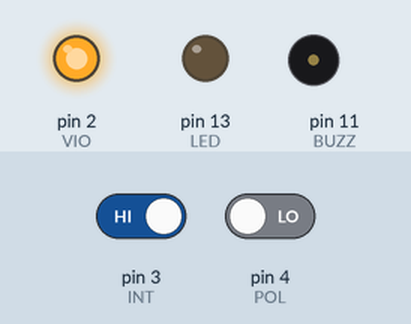
A sketch run on a simulated Arduino Uno, built with avr-gcc and run on an emulated ATmega328P. On the bench: output pins drawn as LEDs (lit = HIGH), buzzer (waves = sounding). The inputs (shaded band) are chosen by the test bench; at power-on: pin 3 (INT) HIGH, pin 4 (POL) LOW.

Above: at 1.2 s.
1.3 s: pin 3 (INT) driven LOW
Timing chart, 0 to 4.3 s (numbered marks = the images above; inputs shaded):
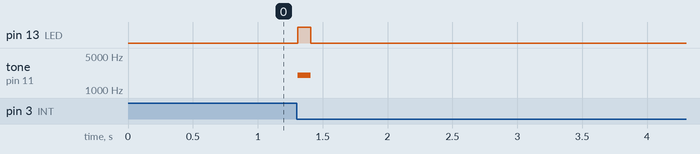

The sketch:

coulomb_7seg.ino
```cpp
// (licence header left out)
// We'll use the SoftwareSerial library to talk to the serial
// 7-segment display. TX on pin 8 is compatible with the
// 7 Segment Shield.

#include <SoftwareSerial.h>
SoftwareSerial Serial7Segment(7, 8); // RX pin, TX pin

// I/O pin definitions

// For this sketch we only need D3 and D4,
// but you can plug the board directly
// into the Arduino header (D2-D7) for convenience.

// (If you are not plugging the board directly into the
// header, you can remove all references to VIO, GND,
// CLR and SHDN.)

#define VIO 2 // Just used for the HIGH reference voltage
#define INT 3 // On 328 Arduinos, only pins 2 and 3 support interrupts
#define POL 4 // Polarity signal
#define GND 5 // Just used for the LOW reference voltage
#define CLR 6 // Unneeded in this sketch, set to input (hi-Z)
#define SHDN 7 // Unneeded in this sketch, set to input (hi-Z)

#define LED 13 // Standard Arduino LED (optional)
#define BUZZ 11 // Buzzer on pin 11 (optional)

// Change the following two lines to match YOUR battery
// and its initial state-of-charge:

volatile double battery_mAh = 110.0; // milliamp-hours (mAh)
volatile double battery_percent = 100.0;  // state-of-charge (percent)

// Global variables ("volatile" means the interrupt can
// change them behind the scenes):

volatile boolean isrflag;
volatile long int time, lasttime;
volatile double mA;
double ah_quanta = 0.17067759; // mAh for each INT
double percent_quanta; // calculate below

void setup()
{
  // Set up I/O pins:

  pinMode(GND,OUTPUT); // Make this pin LOW for "ground"
  digitalWrite(GND,LOW);

  pinMode(VIO,OUTPUT); // Make this pin HIGH for logic reference
  digitalWrite(VIO,HIGH);

  pinMode(INT,INPUT); // Interrupt input pin (must be D2 or D3)

  pinMode(POL,INPUT); // Polarity input pin

  pinMode(CLR,INPUT); // Unneeded, disabled by setting to input

  pinMode(SHDN,INPUT); // Unneeded, disabled by setting to input

  pinMode(LED,OUTPUT); // LED (optional)
  digitalWrite(LED,LOW);

  pinMode(BUZZ,OUTPUT); // Buzzer (optional)
  digitalWrite(BUZZ,LOW);

  // Set up serial 7-segment display

  Serial7Segment.begin(9600); // 9600 bps, TX on pin 8
  Serial7Segment.write('v');  // Reset the display

  // One INT is this many percent of battery capacity:

  percent_quanta = 1.0/(battery_mAh/1000.0*5859.0/100.0);

  // Enable active-low interrupts on D3 (INT1) to function myISR().
  // On 328 Arduinos, you may also use D2 (INT0), change '1' to '0'.

  isrflag = false;
  attachInterrupt(1,myISR,FALLING);
}

void loop()
{
  // If an interrupt occurs (tick from the Coulomb Counter),
  // it will set isrflag to true to let us know that something
  // changed.

  if (isrflag)
  {
    // Clear the flag (so we only run this once per int)
    isrflag = false;

    // Send the updated percent value to 7-segment display
    print7SegFloat(battery_percent);

    // Blink LED and buzzer (optional)
    digitalWrite(LED,HIGH);
    tone(BUZZ,2000);

    delay(100);

    digitalWrite(LED,LOW);
    noTone(BUZZ);
  }

  // You can put anything else you want in the main loop,
  // just be sure you check for isrflag at least every
  // half-second (which is the highest frequency you'll see
  // at the 1A maximum current through the Coulomb Counter).
}

void myISR()// Run automatically for falling edge on D3 (INT1)
{
  static boolean polarity;

  // Determine delay since last interrupt (for mA calculation)
  // Note that first interrupt will be incorrect (no previous time!)

  lasttime = time;
  time = micros();

  // Get polarity value

  polarity = digitalRead(POL);
  if (polarity) // high = charging
  {
    battery_mAh += ah_quanta;
    battery_percent += percent_quanta;
  }
  else // low = discharging
  {
    battery_mAh -= ah_quanta;
    battery_percent -= percent_quanta;
  }

  // Calculate mA from time delay (optional)

  mA = 614.4/((time-lasttime)/1000000.0);

  // If charging, we'll set mA negative (optional)

  if (polarity) mA = mA * -1.0;

  // Set isrflag so main loop knows an interrupt occurred

  isrflag = true;
}

void print7SegFloat(double val) // Display a floating point value
// Send a floating-point value to a 7-segment display
// Properly handle 4 significant digits with up to 2 decimal points
// and negative numbers including minus sign
{
  char tempstring[6];

  // Convert number to string with two decimal points
  // ("100.00" -> "10000")
  sprintf(tempstring,"%4ld",long(val*100.0));

  // Truncate to leftmost 4 characters
  tempstring[4] = 0;

  // Move cursor to leftmost position
  // (Prevents sync problems if you don't send 4 chars to display)
  Serial7Segment.write(0x79);
  Serial7Segment.write((byte)0);

  // Handle overflow condition if > 4 significant digits
  if (val > 9999.0 || val < -999.0)
  {
    Serial7Segment.print(" OF "); // Display "OF" for overflow
    Serial7Segment.write(0x77); // Turn off decimal point
    Serial7Segment.write((byte)0);
  }
  else
    // Send 4-character string to display
    Serial7Segment.print(tempstring); // Send string out the softserial port

  // Set correct decimal point: two decimal places
  if ((val >= 0 && val < 100.0) || (val < 0 && val > -10.0))
  {
    Serial7Segment.write(0x77);
    Serial7Segment.write((byte)2); // 2nd digit
    return;
  }

  // One decimal place:
  if ((val >= 0 && val < 1000.0) || (val < 0 && val > -100.0))
  {
    Serial7Segment.write(0x77);
    Serial7Segment.write((byte)4); // 3rd digit
    return;
  }

  // No decimal places:
  Serial7Segment.write(0x77); // Turn off decimal point
  Serial7Segment.write((byte)0);
  return;
}
```

Measured:
- after the input at 1.3 s, pin 13 (LED): LOW → HIGH at once, → LOW 0.10 s later; tone on pin 11 (BUZZ): silent → 2000 Hz at once, → silent 0.10 s later
